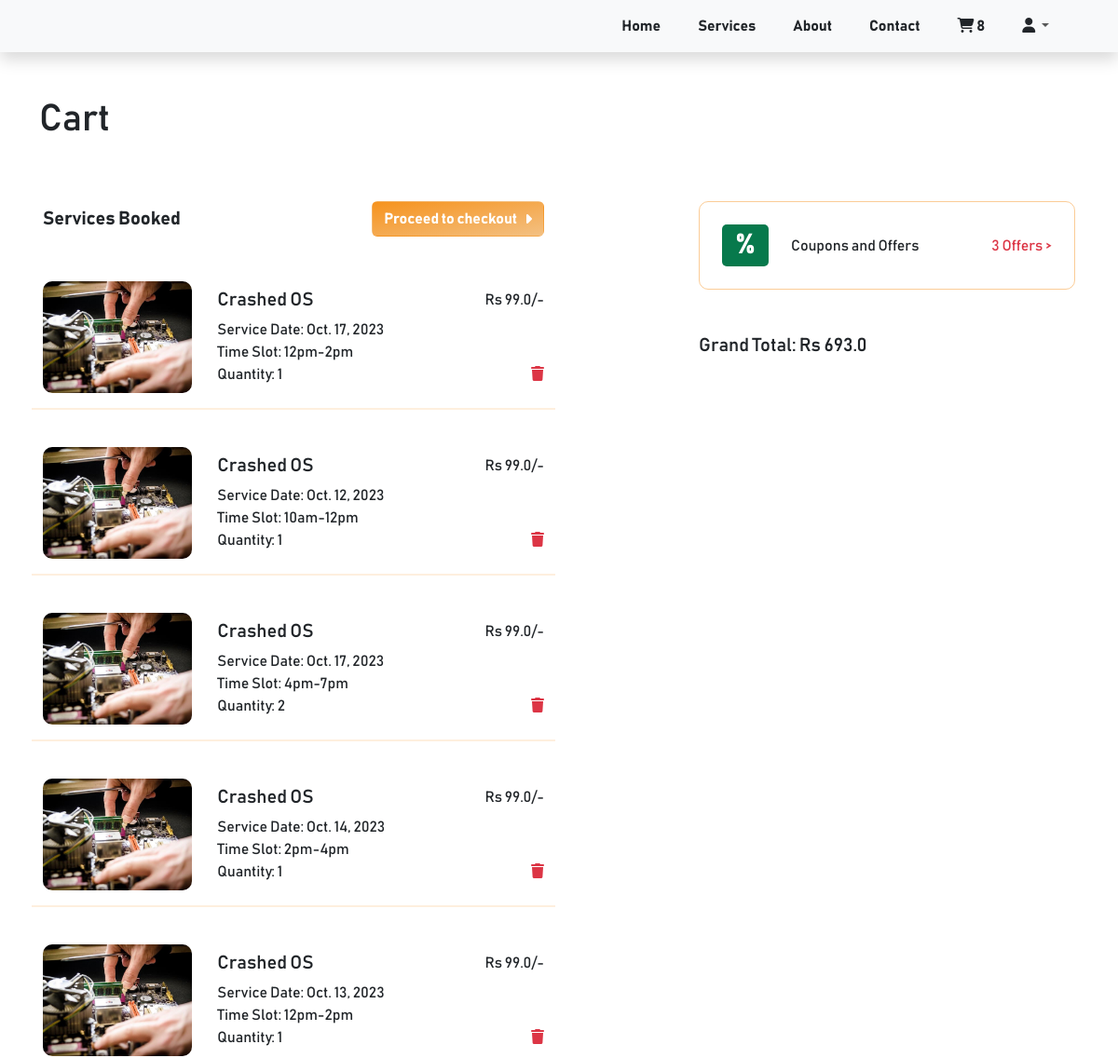
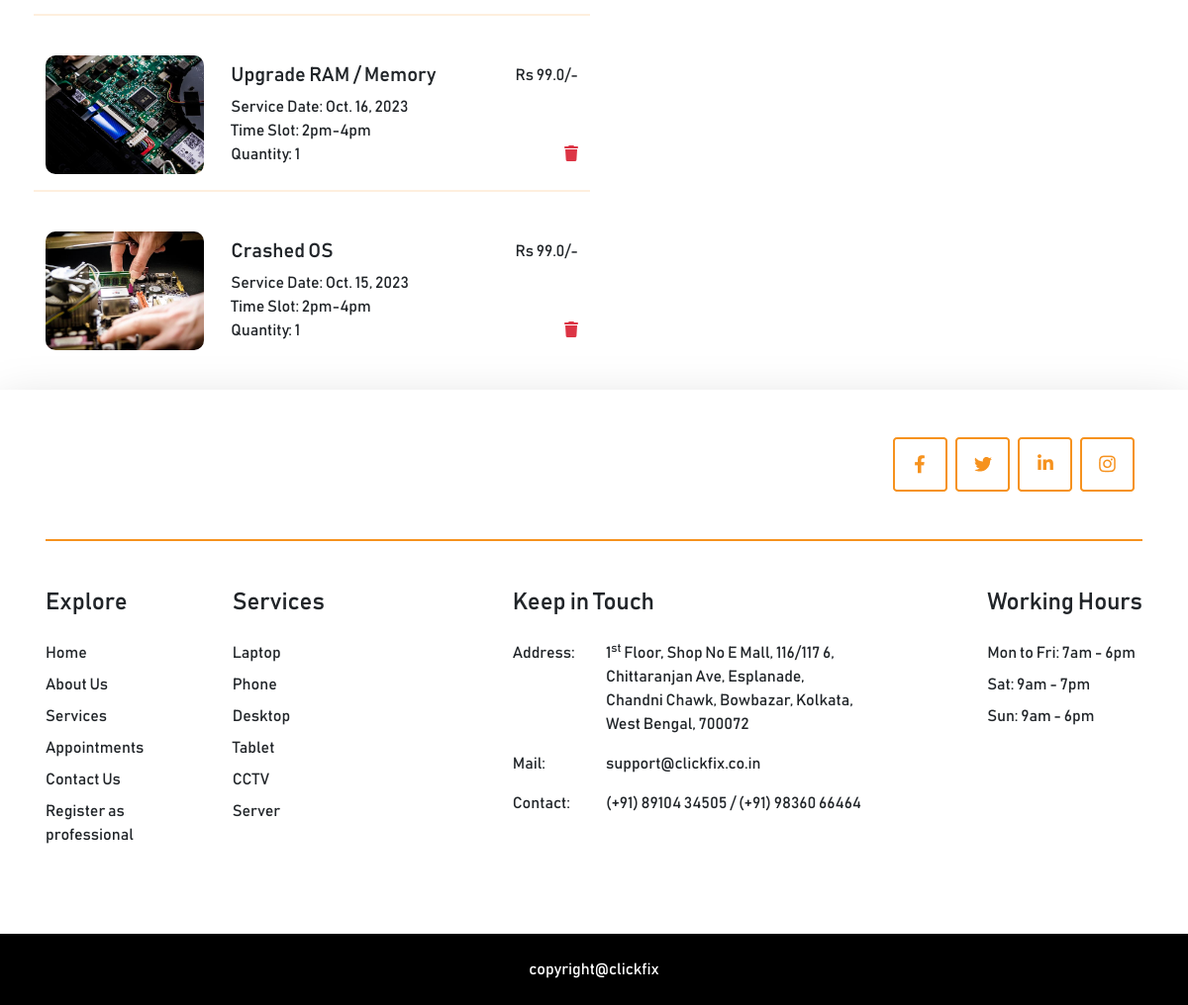
Page /cart/ (signed in) on the earlier database version (2 pictures, top to bottom).
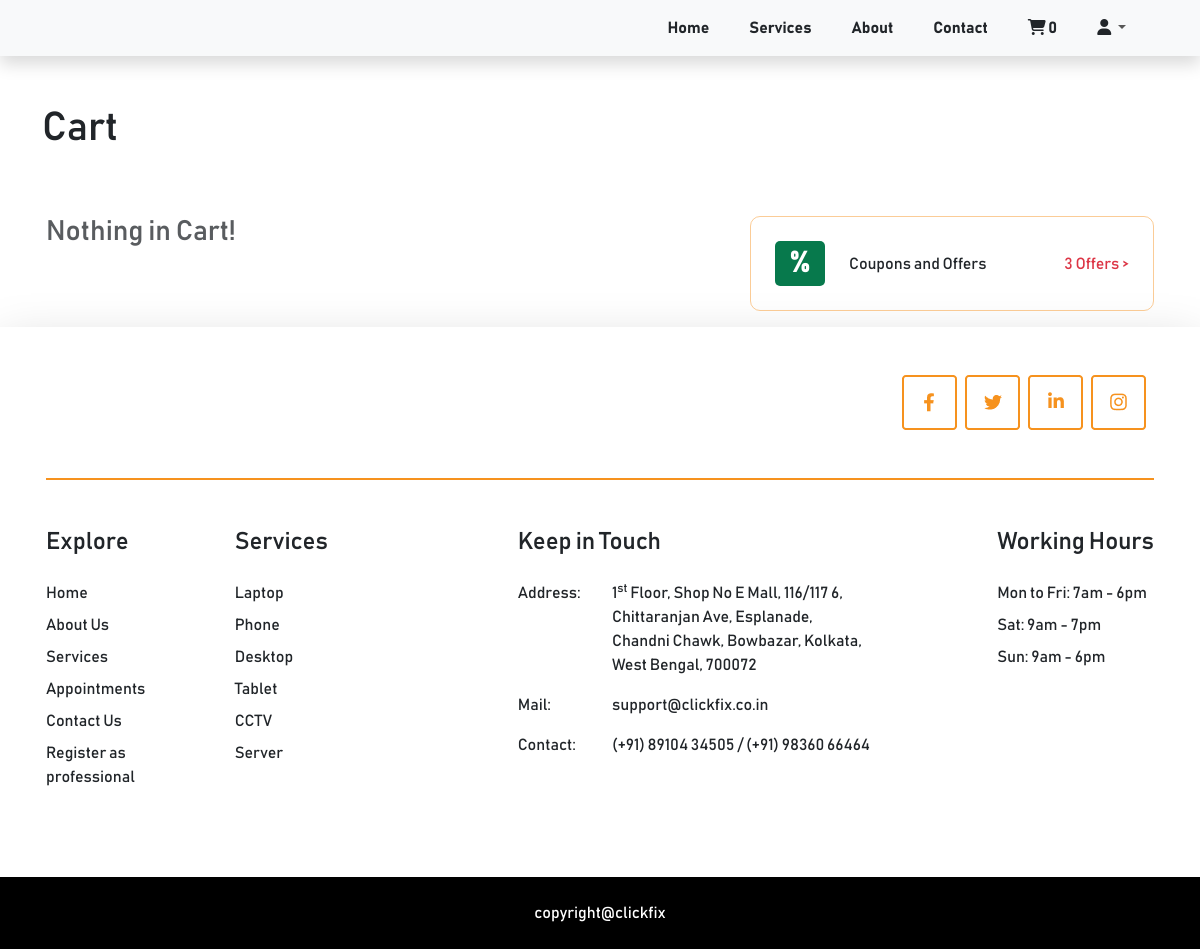
Same page on the later database version.
### cart/models.py (models this page shows, shortened)
class Cart(models.Model):
    class Meta:
        verbose_name_plural = 'Cart'
    user = models.ForeignKey(Profile, on_delete=models.CASCADE, null=True, blank=True)
    session_id = models.CharField(max_length=100, null=True, blank=True)
    coupon = models.ForeignKey(Coupon, on_delete=models.SET_NULL, null=True, blank=True)
    created_at = models.DateTimeField(auto_now_add=True)
    updated_at = models.DateTimeField(auto_now=True)
    def get_cart_total(self):
        cart_items = self.cartitems.all()
        price = []
        for cart_item in cart_items:
            price.append(cart_item.sub_service.sub_service_price)
        if self.coupon:
            if self.coupon.minimum_price < sum(price):
                return sum(price) - self.coupon.discount_price
        return sum(price)
    @property
    def num_of_items(self):
        cartitems = self.cartitems.all()
        quantity =  sum([item.quantity for item in cartitems])
        return quantity

class CartItem(models.Model):
    class Meta:
        verbose_name_plural = 'Cart Items'
    TIME_SLOTS = (
        ("10am-12pm", "10am-12pm"),
        ("12pm-2pm", "12pm-2pm"),
        ("2pm-4pm", "2pm-4pm"),
        ("4pm-7pm", "4pm-7pm"),
    )
    sub_service = models.ForeignKey(SubServices, on_delete=models.CASCADE)
    cart = models.ForeignKey(Cart, on_delete=models.CASCADE, related_name="cartitems")
    quantity = models.IntegerField(default=0)
    start_date = models.DateField(null=True)
    time_slot = models.CharField(max_length=20, choices=TIME_SLOTS, default=1)

### clickfix/models.py (models this page shows, shortened)
class SubServices(models.Model):
    class Meta:
        verbose_name_plural = 'Sub Services'
    service = models.ForeignKey(Services, on_delete=models.CASCADE)
    sub_service_name = models.CharField(max_length=255)
    sub_service_card_image = models.ImageField(upload_to='service_cards', help_text='Small card image on left')
    sub_service_main_image = models.ImageField(upload_to='service_cards', help_text='Big card image on Right, which we scroll')
    sub_service_price = models.FloatField(default=0)
    price_details = RichTextField(blank=True, null=True)
    description = RichTextField(blank=True, null=True)
    created_at = models.DateTimeField(auto_now_add=True)
    updated_at = models.DateTimeField(auto_now=True)

### cart/views.py (the view, shortened to what this page needs)
# urls.py: path('', views.cart, name='cart'),
def cart(request):
    cart = get_cart(request)
    cart_items = None
    if cart:
        cart_items = cart.cartitems.all()
    data = {}
    data['cart'] = cart
    data['cart_items'] = cart_items
    data['coupons'] = Coupon.objects.filter(is_expired=False)
    if cart:
        data['cart_total'] = cart.get_cart_total()
    return render(request, 'cart.html', data)

### cart/views.py (called while the page is built)
def get_cart(request):
    try:
        if request.user.is_authenticated:
            cart = Cart.objects.get(user=request.user)
        else:
            cart = Cart.objects.get(session_id=request.session['nonuser'])
    except:
        cart = None
    return cart

### templates/cart.html (shortened to what this page needs)
{% extends 'base.html' %}
{% load static %}
{% block content %}
    {% include 'includes/navbar.html' %}
    <div class="container mt-5" id="cart">
        <h1 class="mb-5">Cart</h1>
        <div class="row">
            <div class="col-md-6 col-sm-12  p-3">
                <div class="d-flex justify-content-between align-items-center">
                    {% if cart_items %}
                    <span class="blockquote fw-bold mb-4" id="service_booked_heading">Services Booked</span>
                    <span id="checkout_form">
                        <form action="{% url 'clickfix:checkout' %}" method="post">
                            <button type="submit" class="btn btn_color fw-bold mb-4 d-flex align-items-center" id="checkout_button">Proceed to checkout <i class="fa-solid fa-caret-right ms-2"></i></button>
                        </form>
                    </span>
                    {% endif %}
                </div>
                {% for item in cart_items %}
                <div class="row my-4" id="cart_item_{{item.id}}">
                    <div class="col-4">
                        <img class="img-fluid cart_img mr-3" src="{{ item.sub_service.sub_service_main_image.url }}" alt="">
                    </div>
                    <div class="col-8">
                        <div class="d-flex flex-column justify-content-center h-100">
                            <div class="">
                                <div class="d-flex justify-content-between w-100">
                                    <h5>{{ item.sub_service.sub_service_name }} </h5>
                                    <div>Rs {{ item.sub_service.sub_service_price }}/-</div>
                                </div>
                                <div>Service Date: {{ item.start_date }}</div>
                                <div>Time Slot: {{ item.time_slot }}</div>
                                <div class="d-flex justify-content-between">
                                    <span>Quantity: {{ item.quantity }}</span>
                                    <span onclick="handleCartItemRemoval('{{ item.id }}', '{{ item.cart.id }}')" style="cursor: pointer;"><i class="fa-solid fa-trash text-danger"></i></span>
                                </div>
                            </div>
                        </div>
                    </div>
                    {% if not forloop.last %}
                    <div class="my-3" style="border: 1px solid #f6911e25;"></div>
                    {% endif %}
                </div>
                {% empty %}
                <h3 class="text-muted" id="empty_cart_text">Nothing in Cart!</h3>
                {% endfor %}
            </div>
            {% if cart.cartitems %}
            <div class="col-md-6 col-sm-12 p-3 coupon_section">
                <div>
                    <div class="d-flex justify-content-between align-items-center p-4" style="border: 1px solid #f6911e75; border-radius: 10px;">
                        <div class="d-flex">
                            <div class="d-flex justify-content-center align-items-center text-white coupon_img">
                                <span>%</span>
                            </div>
                            <div class="d-flex flex-column justify-content-center ms-4">
                                <div class="">Coupons and Offers</div>
                            </div>
                        </div>
                        <a href="" class="text-danger text-decoration-none" data-bs-toggle="modal" data-bs-target="#couponModal">{{coupons|length}} Offers > </a>
                    </div>
                    {% if cart_items %}
                    <h5 class="mt-5" id="grand_total_heading">Grand Total: Rs <span id="grand_total">{{ cart_total }}</span></h5>
                    {% endif %}
                </div>
            </div>
            {% endif %}
        </div>
    </div>
    {% if cart.cartitems %}
        {% include 'includes/footer.html' %}
    {% endif %}
{% endblock %}

### templates/base.html (shortened to what this page needs)
{% load static %}
<!DOCTYPE html>
<html>
<head>
    <link rel="stylesheet" href="{% static 'css/bootstrap.min.css' %}">
    <link rel="stylesheet" href="https://cdnjs.cloudflare.com/ajax/libs/font-awesome/6.4.2/css/all.min.css" />
    <link rel="stylesheet" href="{% static 'css/slider/swiper.bundle.min.css' %}">
    <link rel="stylesheet" href="{% static 'css/slider/swiper_custom.css' %}">
    <link rel="stylesheet" href="{% static 'css/custom.css' %}">
</head>
<body>
    {% block content %}
    {% endblock %}
</body>
</html>

### templates/includes/navbar.html (shortened to what this page needs)
{% load static %}
    <nav class="navbar navbar-expand-lg navbar-light bg-light shadow">
        <div class="container">
          <div class="collapse navbar-collapse" id="navbarSupportedContent">
            <ul class="navbar-nav ms-auto">
                <li class="nav-item"><a class="nav-link text-dark fw-bold me-4" aria-current="page" href="{% url 'clickfix:home' %}">Home</a></li>
                <li class="nav-item"><a class="nav-link text-dark fw-bold me-4" href="{% url 'clickfix:home' %}#services">Services</a></li>
                <li class="nav-item"><a class="nav-link text-dark fw-bold me-4" href="{% url 'clickfix:home' %}#about">About</a></li>
                <li class="nav-item"><a class="nav-link text-dark fw-bold me-4" href="{% url 'clickfix:home' %}#contact_form">Contact</a></li>
                <li class="nav-item">
                  <a class="nav-link text-dark fw-bold me-4" href="{% url 'cart:cart' %}">
                    <i class="fa-solid fa-cart-shopping"></i> <span class="num_of_items">{{cart.num_of_items}}</span>
                  </a>
                </li>
                <li class="nav-item dropdown me-4 pull-right">
                  <a class="nav-link dropdown-toggle" href="#" id="navbarDropdown" role="button" data-bs-toggle="dropdown" aria-expanded="false">
                    <i class="fa-solid fa-user text-dark"></i>
                  </a>
                </li>
            </ul>
          </div>
        </div>
      </nav>

### templates/includes/footer.html (shortened to what this page needs)
{% load static %}
<footer class="shadow-lg">
    <div class="container px-3">
        <div class="d-flex justify-content-between pt-5 flex-wrap">
            <img class="img-fluid footer_logo_image" src="{% static 'img/logo.png' %}" style="width: 150px;" alt="">
            <div class="d-flex align-items-center">
                <a href="https://www.facebook.com/profile.php?id=61551230633366&mibextid=avESrC" target="_blank"><img class="img-fluid me-2" style="height: 80%;" src="{% static 'img/facebook.png' %}" alt=""></a>
                <a href="#"><img class="img-fluid me-2" style="height: 80%;" src="{% static 'img/twitter.png' %}" alt=""></a>
                <a href="#"><img class="img-fluid me-2" style="height: 80%;" src="{% static 'img/linkedin.png' %}" alt=""></a>
                <a href="https://www.instagram.com/_clickfix_?utm_source=qr" target="_blank"><img class="img-fluid me-2" style="height: 80%;" src="{% static 'img/instagram.png' %}" alt=""></a>
            </div>
        </div>
        <div class="my-5" style="border: 1px solid #f6921e;"></div>
        <div class="row mb-5">
            <div class="col-md-2 col-sm-6 col-6 mb-4">
                <h4 class="mb-4">Explore</h4>
                <ul class="list-unstyled">
                    <li class="mb-2">Home</li>
                    <li class="mb-2">About Us</li>
                    <li class="mb-2">Services</li>
                    <li class="mb-2">Appointments</li>
                    <li class="mb-2">Contact Us</li>
                    <li class="mb-2"><a class="text-decoration-none text-dark" href="#contact_form">Register as professional</a></li>
                </ul>
            </div>
            <div class="col-md-3 col-6 mb-5">
                <h4 class="mb-4">Services</h4>
                <ul class="list-unstyled">
                    <li class="mb-2"><a class="text-decoration-none text-dark" href="#">Laptop</a></li>
                    <li class="mb-2"><a class="text-decoration-none text-dark" href="#">Phone</a></li>
                    <li class="mb-2"><a class="text-decoration-none text-dark" href="#">Desktop</a></li>
                    <li class="mb-2"><a class="text-decoration-none text-dark" href="#">Tablet</a></li>
                    <li class="mb-2"><a class="text-decoration-none text-dark" href="#">CCTV</a></li>
                    <li class="mb-2"><a class="text-decoration-none text-dark" href="#">Server</a></li>
                </ul>
            </div>
            <div class="col-md-4 col-sm-6 mb-4">
                <h4 class="mb-4">Keep in Touch</h4>
                <div class="row mb-3">
                    <div class="col-3">Address: </div>
                    <div class="col-9">1<sup>st</sup> Floor, Shop No E Mall, 116/117 6, Chittaranjan Ave, Esplanade, Chandni Chawk, Bowbazar, Kolkata, West Bengal, 700072</div>
                </div>
                <div class="row mb-3">
                    <div class="col-3">Mail: </div>
                    <div class="col-9">support@clickfix.co.in</div>
                </div>
                <div class="row mb-3">
                    <div class="col-3">Contact: </div>
                    <div class="col-9">(+91) 89104 34505 / (+91) 98360 66464</div>
                </div>
            </div>
            <div class="col-md-3 col-sm-6 d-flex justify-content-md-end">
                <div>
                    <h4 class="mb-4">Working Hours</h4>
                    <ul class="list-unstyled">
                        <li class="mb-2">Mon to Fri: 7am - 6pm</li>
                        <li class="mb-2">Sat: 9am - 7pm</li>
                        <li class="mb-2">Sun: 9am - 6pm</li>
                    </ul>
                </div>
            </div>
        </div>
    </div>
    <div class="d-flex justify-content-center align-items-center py-4" style="background-color: black; color: white;">
        <p class="mb-0">copyright@clickfix</p>
    </div>
</footer>

### assets/css/custom.css (style rules this page uses)
.coupon_img { background-color: #07794C; border-radius: 5px; width: 50px; font-size: 30px; font-weight: bold; }
@media (min-width: 786px) { #cart .coupon_section { padding-left: 150px !important; } }

### templates/base.html (style rules this page uses)
body { box-sizing: border-box; font-family: 'bahnschrift'; }
h1, h2, h3, h4, h5, h6, p, a { font-family: 'bahnschrift'; }

Differences in the rows shown:
removed CartItem: sub_service.sub_service_main_image (picture), sub_service.sub_service_name "Crashed OS", sub_service.sub_service_price "99.0", start_date "Oct. 17, 2023", time_slot "12pm-2pm", quantity "1"
removed CartItem: sub_service.sub_service_main_image (picture), sub_service.sub_service_name "Crashed OS", sub_service.sub_service_price "99.0", start_date "Oct. 12, 2023", time_slot "10am-12pm", quantity "1"
removed CartItem: sub_service.sub_service_main_image (picture), sub_service.sub_service_name "Crashed OS", sub_service.sub_service_price "99.0", start_date "Oct. 17, 2023", time_slot "4pm-7pm", quantity "2"
removed CartItem: sub_service.sub_service_main_image (picture), sub_service.sub_service_name "Crashed OS", sub_service.sub_service_price "99.0", start_date "Oct. 14, 2023", time_slot "2pm-4pm", quantity "1"
removed CartItem: sub_service.sub_service_main_image (picture), sub_service.sub_service_name "Crashed OS", sub_service.sub_service_price "99.0", start_date "Oct. 13, 2023", time_slot "12pm-2pm", quantity "1"
removed CartItem: sub_service.sub_service_main_image (picture), sub_service.sub_service_name "Upgrade RAM / Memory", sub_service.sub_service_price "99.0", start_date "Oct. 16, 2023", time_slot "2pm-4pm", quantity "1"
removed CartItem: sub_service.sub_service_main_image (picture), sub_service.sub_service_name "Crashed OS", sub_service.sub_service_price "99.0", start_date "Oct. 15, 2023", time_slot "2pm-4pm", quantity "1"
computed for Cart: num_of_items "8" → "0"
Other differences:
{{ cart_total }}: "693.0" → (not shown)
text no longer shown: "Services Booked Proceed to checkout Grand Total: Rs"
text now shown: "Nothing in Cart!"
